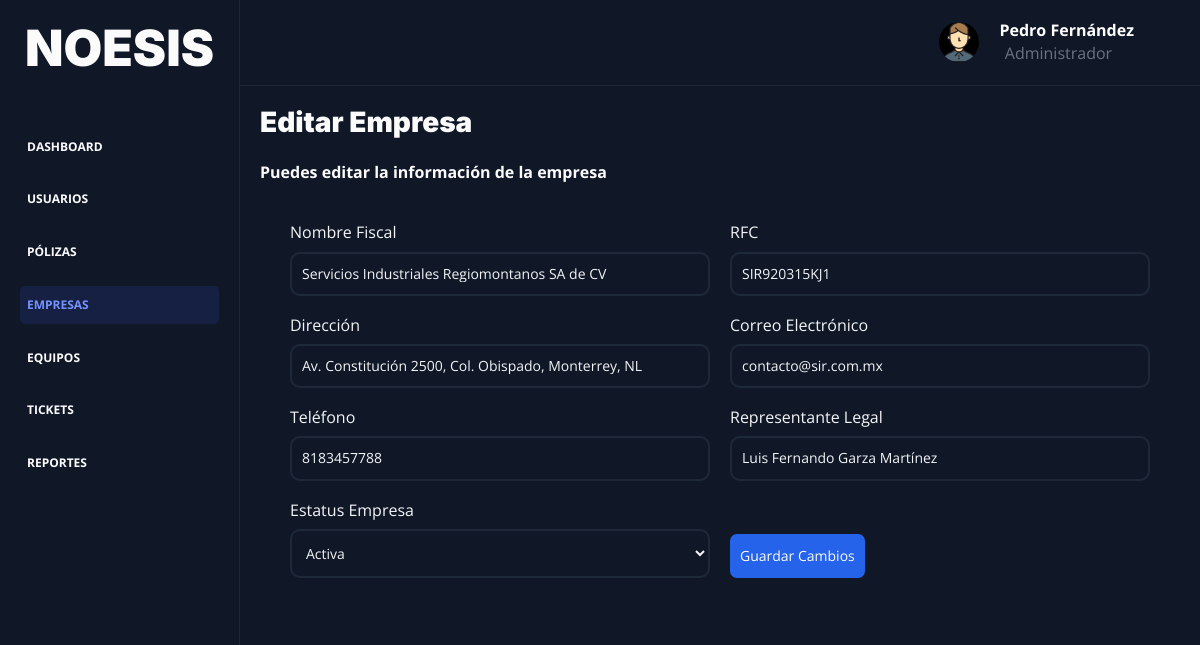
/empresas/editar?id=2 (signed in), run on the app's committed database.
### tables this page shows
CREATE TABLE `empresa` (
  `id` int NOT NULL AUTO_INCREMENT,
  `nombre_fiscal` varchar(100) NOT NULL,
  `rfc` varchar(15) NOT NULL,
  `direccion` varchar(255) NOT NULL,
  `correo` varchar(70) NOT NULL,
  `telefono` varchar(20) NOT NULL,
  `representante_legal` varchar(100) NOT NULL,
  `estatus` enum('Activa','Inactiva','Suspendida') NOT NULL,
  `fecha_alta` datetime NOT NULL,
  PRIMARY KEY (`id`),
  UNIQUE KEY `rfc` (`rfc`)
);

### controllers/EmpresaController.php (called while the page is built, shortened)
<?php
class EmpresaController {
    public static function editarEmpresa(Router $router) {
        $id = $_GET['id'] ?? null;
        $empresa = Empresa::find($id);
        $alertas = Empresa::getAlertas();
        $router->render('dashboard/empresas/empresas-editar',[
            'titulo' => 'Empresas - Editar Empresa',
            'empresa' => $empresa,
            'alertas' => $alertas
        ]);
    }
}

### public/index.php (called while the page is built, shortened)
<?php
$router = new Router();
$router->get('/', [LoginController::class, 'Login']);
$router->post('/', [LoginController::class, 'Login']);
$router->get('/recuperar', [LoginController::class, 'recuperar']);
$router->post('/recuperar', [LoginController::class, 'recuperar']);
$router->get('/logout', [LoginController::class, 'logout']);
$router->get('/confirmar-cuenta', [LoginController::class, 'confirmarCuenta']);
$router->post('/confirmar-cuenta', [LoginController::class, 'confirmarCuenta']);
$router->get('/dashboard', [DashboardController::class, 'index']);
$router->get('/usuarios', [UsuariosController::class, 'usuarios']);
$router->get('/usuarios/agregar-trabajador', [UsuariosController::class, 'agregarUsuarioEmpleado']);
$router->post('/usuarios/agregar-trabajador', [UsuariosController::class, 'agregarUsuarioEmpleado']);
$router->post('/usuarios/eliminar-trabajador', [UsuariosController::class, 'eliminarUsuarioEmpleado']);
$router->get('/usuarios/editar-trabajador', [UsuariosController::class, 'editarUsuarioEmpleado']);
$router->post('/usuarios/editar-trabajador', [UsuariosController::class, 'editarUsuarioEmpleado']);
$router->get('/usuarios/agregar-cliente', [UsuariosController::class, 'agregarUsuarioCliente']);
$router->post('/usuarios/agregar-cliente', [UsuariosController::class, 'agregarUsuarioCliente']);
$router->post('/usuarios/eliminar-cliente', [UsuariosController::class, 'eliminarUsuarioCliente']);
$router->get('/usuarios/editar-cliente', [UsuariosController::class, 'editarUsuarioCliente']);
$router->post('/usuarios/editar-cliente', [UsuariosController::class, 'editarUsuarioCliente']);
$router->get('/empresas', [EmpresaController::class, 'empresas']);
$router->get('/empresas/agregar', [EmpresaController::class, 'agregarEmpresa']);
$router->post('/empresas/agregar', [EmpresaController::class, 'agregarEmpresa']);
$router->post('/empresas/eliminar', [EmpresaController::class, 'eliminarEmpresa']);
$router->get('/empresas/editar', [EmpresaController::class, 'editarEmpresa']);
$router->post('/empresas/editar', [EmpresaController::class, 'editarEmpresa']);
$router->get('/polizas', [PolizaController::class, 'polizas']);
$router->get('/polizas/agregar', [PolizaController::class, 'agregarPoliza']);
$router->post('/polizas/agregar', [PolizaController::class, 'agregarPoliza']);
$router->post('/polizas/eliminar', [PolizaController::class, 'eliminarPoliza']);
$router->get('/polizas/editar', [PolizaController::class, 'editarPoliza']);
$router->post('/polizas/editar', [PolizaController::class, 'editarPoliza']);
$router->get('/equipos', [EquipoController::class, 'equipos']);
$router->get('/equipos/agregar', [EquipoController::class, 'agregarEquipo']);
$router->post('/equipos/agregar', [EquipoController::class, 'agregarEquipo']);
$router->post('/equipos/eliminar', [EquipoController::class, 'eliminarEquipo']);
$router->get('/equipos/editar', [EquipoController::class, 'editarEquipo']);
$router->post('/equipos/editar', [EquipoController::class, 'editarEquipo']);
$router->get('/tickets', [TicketController::class, 'tickets']);
$router->get('/tickets/agregar', [TicketController::class, 'agregarTicket']);
$router->post('/tickets/agregar', [TicketController::class, 'agregarTicket']);
$router->get('/tickets/editar', [TicketController::class, 'editarTicket']);
$router->post('/tickets/editar', [TicketController::class, 'editarTicket']);
$router->get('/tickets/detalle', [TicketController::class, 'verDetalleTicket']);
$router->comprobarRutas();

### models/ActiveRecord.php (called while the page is built, shortened)
<?php
class ActiveRecord {
    protected static $db;
    protected static $tabla = '';
    public static function setDB($database) {
        self::$db = $database;
    }
    public static function find($id) {
        $query = "SELECT * FROM " . static::$tabla  ." WHERE id = $id";
        $resultado = self::consultarSQL($query);
        return array_shift( $resultado ) ;
    }
    public static function consultarSQL($query) {
        $resultado = self::$db->query($query);
        $array = [];
        while($registro = $resultado->fetch_assoc()) {
            $array[] = static::crearObjeto($registro);
        }
        return $array;
    }
    protected static function crearObjeto($registro) {
        $objeto = new static;
        foreach($registro as $key => $value ) {
            if(property_exists( $objeto, $key  )) {
                $objeto->$key = $value;
            }
        }
        return $objeto;
    }
}

### includes/funciones.php (called while the page is built, shortened)
<?php
function s($html) : string {
    $s = htmlspecialchars($html);
    return $s;
}

### views/dashboard/empresas/empresas-editar.php (the view, shortened to what this page needs)
<?php include_once __DIR__ . '/../header-dashboard.php'; ?>
<div class="cuerpo-contenedor">
    <div class="contenido-usuarios">
        <h3>Editar Empresa</h3>
        <div class="usuarios usuarios-agregar">
            <div class="encabezado-tabla">
                <div class="texto">
                    <h4>Puedes editar la información de la empresa</h4>
                </div>
            </div>
            <form method="POST" action="/empresas/editar?id=<?php echo $empresa->id; ?>" class="formulario-dashboard">
                <div class="campo">
                    <label for="nombre_fiscal">Nombre Fiscal</label>
                    <input
                        id="nombre_fiscal"
                        name="nombre_fiscal"
                        type="text"
                        placeholder="Ingresa el nombre de la empresa"
                        value="<?php echo s($empresa->nombre_fiscal) ?>"
                    >
                </div>
                <div class="campo">
                    <label for="rfc">RFC</label>
                    <input
                        id="rfc"
                        name="rfc"
                        type="text"
                        placeholder="RFC"
                        maxlength="13"
                        value="<?php echo s($empresa->rfc) ?>"
                    >
                </div>
                <div class="campo">
                    <label for="direccion">Dirección</label>
                    <input
                        id="direccion"
                        name="direccion"
                        type="text"
                        placeholder="Av. Morones prieto 4582"
                        value="<?php echo s($empresa->direccion) ?>"
                    >
                </div>
                <div class="campo">
                    <label for="correo">Correo Electrónico</label>
                    <input
                        id="correo"
                        name="correo"
                        type="email"
                        placeholder="ejemplo@example.com"
                        value="<?php echo s($empresa->correo) ?>"
                    >
                </div>
                <div class="campo">
                    <label for="telefono">Teléfono</label>
                    <input
                        id="telefono"
                        name="telefono"
                        type="tel"
                        inputmode="numeric"
                        maxlength="10"
                        pattern="[0-9]{10}"
                        placeholder="Ingresa el teléfono"
                        oninput="this.value = this.value.replace(/[^0-9]/g,'')"
                        value="<?php echo s($empresa->telefono) ?>"
                    >
                </div>
                <div class="campo">
                    <label for="representante_legal">Representante Legal</label>
                    <input
                        id="representante_legal"
                        name="representante_legal"
                        type="text"
                        placeholder="Ej. Lic. Pedro Fernández"
                        pattern="[A-ZÁÉÍÓÚÑa-záéíóúñ\s\.]+"
                        oninput="this.value = this.value.replace(/[0-9]/g,'')"
                        value="<?php echo s($empresa->representante_legal) ?>"
                    >
                </div>
                <div class="campo">
                    <label for="estatus">Estatus Empresa</label>
                    <select id="estatus" name="estatus">
                        <option value="Activa" <?php echo ($empresa->estatus === 'Activa') ? 'selected' : ''; ?>>
                            Activa
                        </option>
                    </select>
                </div>
                <div class="btn-azul campo-boton">
                    <input type="submit" value="Guardar Cambios">
                </div>
            </form>
        </div>
    </div>
</div>
<?php include_once __DIR__ . '/../footer-dashboard.php'; ?>

### public/build/css/app.css (style rules this page uses)
html { line-height:1.15;-webkit-text-size-adjust:100% }
body { margin:0 }
button,input,optgroup,select,textarea { font-family:inherit;font-size:100%;line-height:1.15;margin:0 }
button,input { overflow:visible }
button,select { text-transform:none }
button,[type=button],[type=reset],[type=submit] { -webkit-appearance:button }
*,*:before,*:after { box-sizing:inherit }
html { font-size:62.5%;box-sizing:border-box }
body { font-family:"Open Sans",sans-serif;background:#101828;font-size:1.6rem;min-height:100%;overflow-y:auto;overflow-x:hidden;scrollbar-width:thin;scrollbar-color:#162042 #101828 }
.btn-azul input { display:inline;width:100%;padding:1.4rem 1rem;box-sizing:border-box;background-color:#2563eb;color:#fbfbfb;font-size:1.4rem;font-weight:normal;border:none;border-radius:.7rem;transition-property:background-color;transition-duration:.3s;text-align:center }
h1,h2,h3 { font-family:"Inter",sans-serif;margin:0 0 2.5rem 0;font-weight:900 }
h3 { font-size:4rem }
.formulario-dashboard { display:flex;flex-wrap:wrap;gap:2rem;padding:2rem 3rem }
.formulario-dashboard .campo { flex:0 0 calc(50% - 1rem);display:flex;flex-direction:column;color:#f3f4f6 }
.formulario-dashboard .campo label { margin-bottom:1rem }
.formulario-dashboard .campo input,.formulario-dashboard .campo select,.formulario-dashboard .campo textarea { color:#f3f4f6;background-color:#101828;font-size:1.4rem;padding:1.2rem 1rem;box-shadow:none;outline:none;border-radius:1rem;border:2px solid #1d2939 }
.formulario-dashboard .campo select,.formulario-dashboard .campo input[type=file] { cursor:pointer }
.formulario-dashboard .campo-boton { display:flex;flex-direction:column;justify-content:flex-end;align-items:flex-start }
.formulario-dashboard .campo-boton input { margin-top:auto }
.cuerpo-contenedor { background-color:#101828;height:100%;padding:2rem;margin-left:24rem;overflow-x:hidden }
.dashboard h3 { font-size:2.8rem }

### data on the page
empresa: nombre_fiscal "Servicios Industriales Regiomontanos SA de CV", rfc "SIR920315KJ1", direccion "Av. Constitución 2500, Col. Obispado, Monterrey, NL", correo "contacto@sir.com.mx", telefono "8183457788", representante_legal "Luis Fernando Garza Martínez", estatus "Activa"

### other printed values
$_SESSION['nombre'] "Pedro Fernández"
$_SESSION['rol'] "Administrador"
